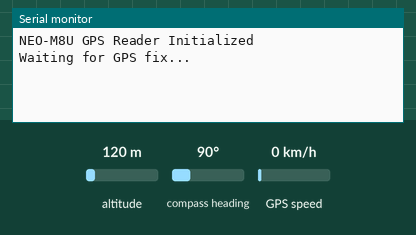
Simulated run of this sketch. Board: ESP32. Shown: the last lines printed to the serial monitor. Inputs (shaded band) come from the test bench; at power-on: altitude 120 m, GPS speed 0 km/h, compass heading 90°. The GPS gets a fix after 3 s at 37.7749, -122.4194 with 8 satellites.

Above: at 1.2 s.
1.3 s: altitude set to 20 m
At 3.8 s:
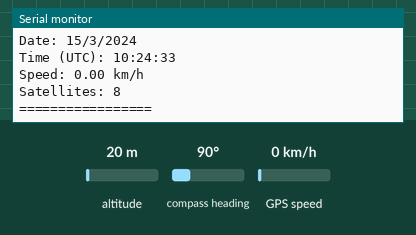
4.5 s: GPS speed set to 2 km/h
At 5.9 s:
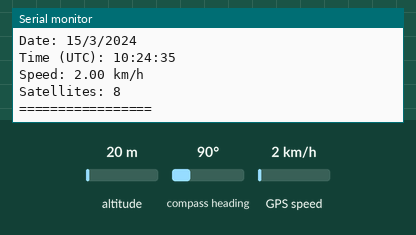
Timing chart, 0 to 7.5 s (numbered marks = the images above; inputs shaded):
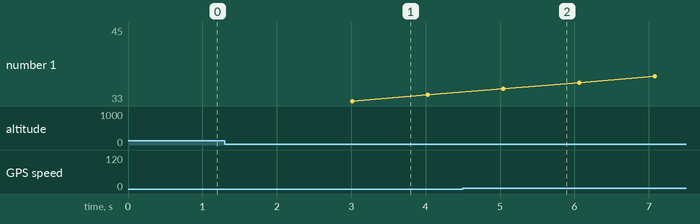

Measured:
- after the input at 1.3 s, the serial monitor: prints a new line after 1.7 s (image 1)
- after the input at 4.5 s, the serial monitor: prints a new line after 0.55 s (image 2)

The sketch:

gps_sample.ino
```cpp
#include <TinyGPSPlus.h>
#include <HardwareSerial.h>

HardwareSerial GPSserial(1);  // Use UART1
TinyGPSPlus gps;

// GPS connections
#define GPS_TX_PIN 37  // GPS TX → ESP32 RX
#define GPS_RX_PIN 38  // GPS RX → ESP32 TX
#define GPS_INT_PIN 39 // optional (not required for reading data)

void setup() {
  Serial.begin(115200);
  GPSserial.begin(9600, SERIAL_8N1, GPS_TX_PIN, GPS_RX_PIN);  // GPS baud rate usually 9600
  pinMode(GPS_INT_PIN, INPUT);

  Serial.println("NEO-M8U GPS Reader Initialized");
  Serial.println("Waiting for GPS fix...");
}

void loop() {
  // Continuously read from GPS module
  while (GPSserial.available() > 0) {
    char c = GPSserial.read();
    gps.encode(c);  // Feed data to TinyGPS parser

    if (gps.location.isUpdated()) {
      Serial.println("=== GPS DATA ===");

      // Location
      Serial.print("Latitude: ");
      Serial.println(gps.location.lat(), 6);
      Serial.print("Longitude: ");
      Serial.println(gps.location.lng(), 6);
      Serial.print("Altitude: ");
      Serial.print(gps.altitude.meters());
      Serial.println(" m");

      // Date and Time
      if (gps.date.isValid()) {
        Serial.print("Date: ");
        Serial.print(gps.date.day());
        Serial.print("/");
        Serial.print(gps.date.month());
        Serial.print("/");
        Serial.println(gps.date.year());
      } else {
        Serial.println("Date: Not Available");
      }

      if (gps.time.isValid()) {
        Serial.print("Time (UTC): ");
        Serial.print(gps.time.hour());
        Serial.print(":");
        Serial.print(gps.time.minute());
        Serial.print(":");
        Serial.println(gps.time.second());
      } else {
        Serial.println("Time: Not Available");
      }

      // Optional Speed and Satellite Info
      Serial.print("Speed: ");
      Serial.print(gps.speed.kmph());
      Serial.println(" km/h");

      Serial.print("Satellites: ");
      Serial.println(gps.satellites.value());

      Serial.println("=================\n");
      delay(1000);
    }
  }
}
```
